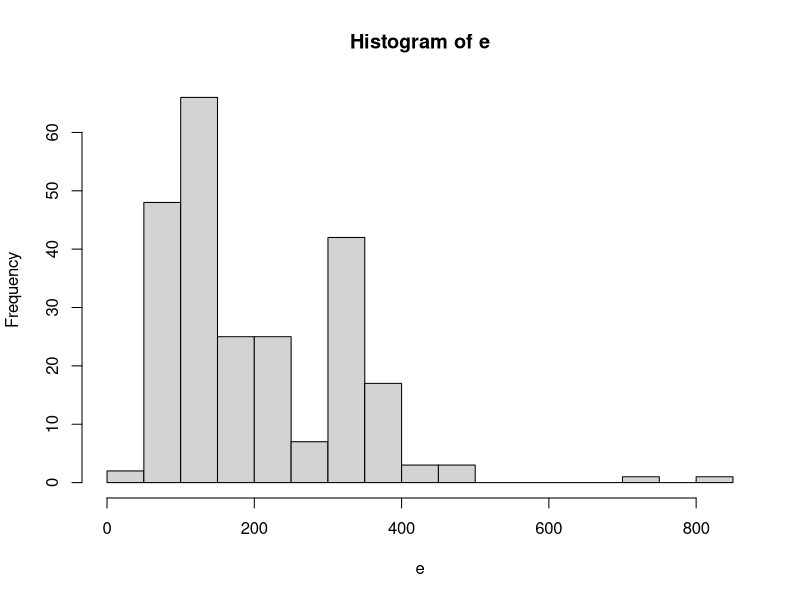
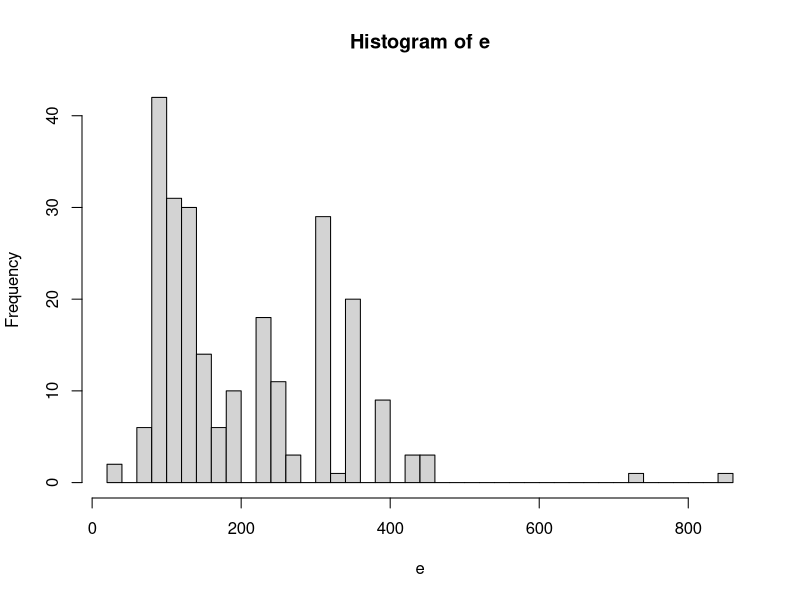
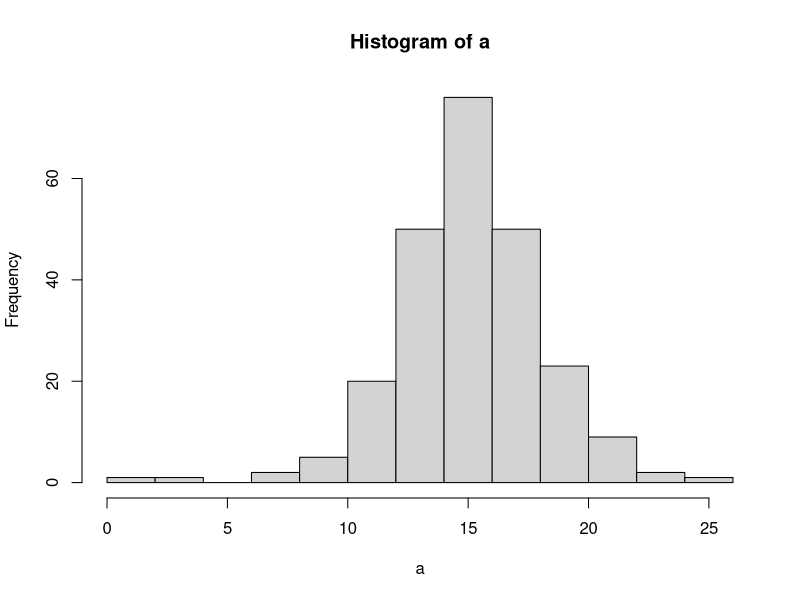
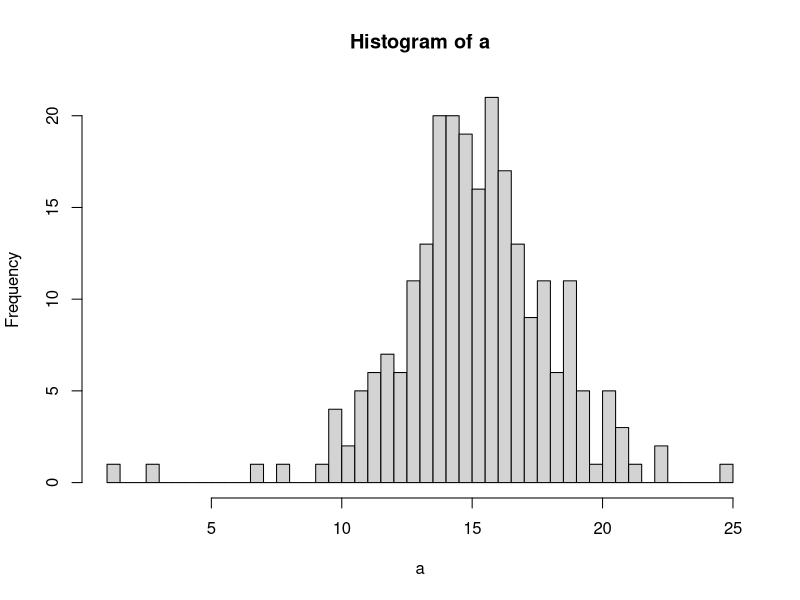
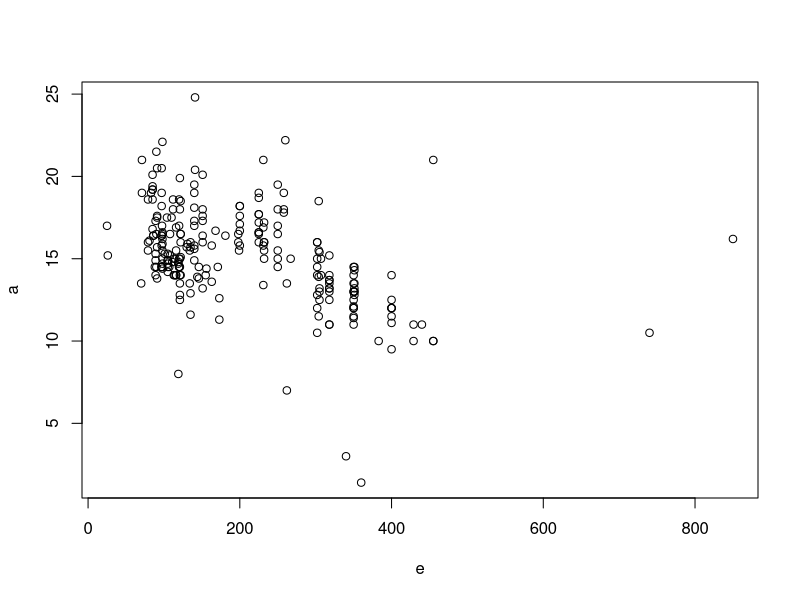
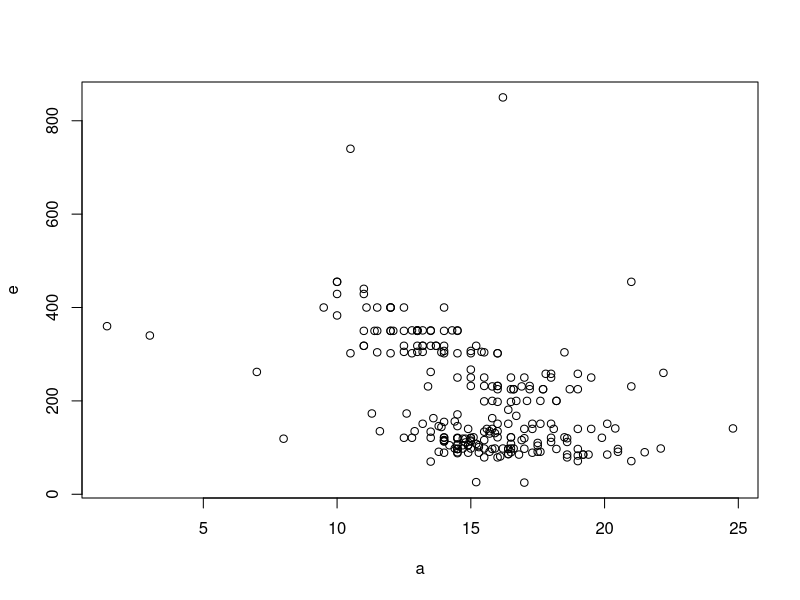
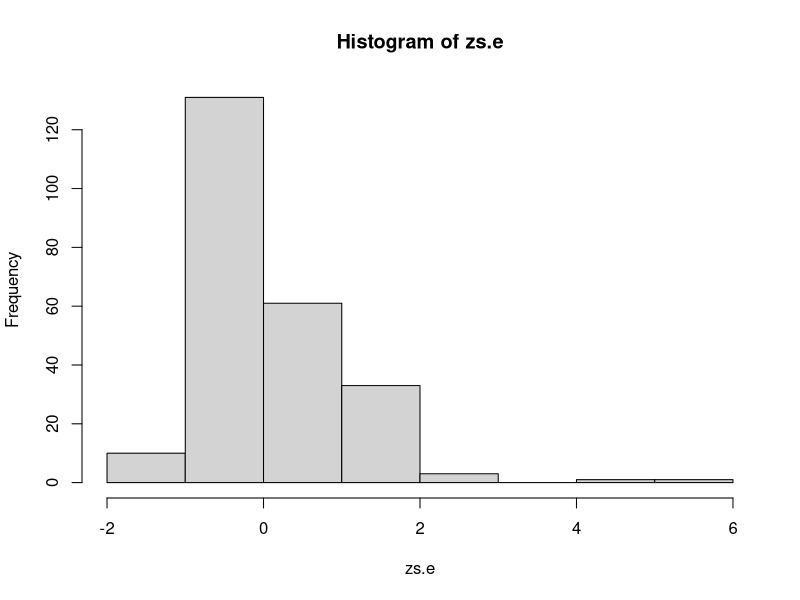
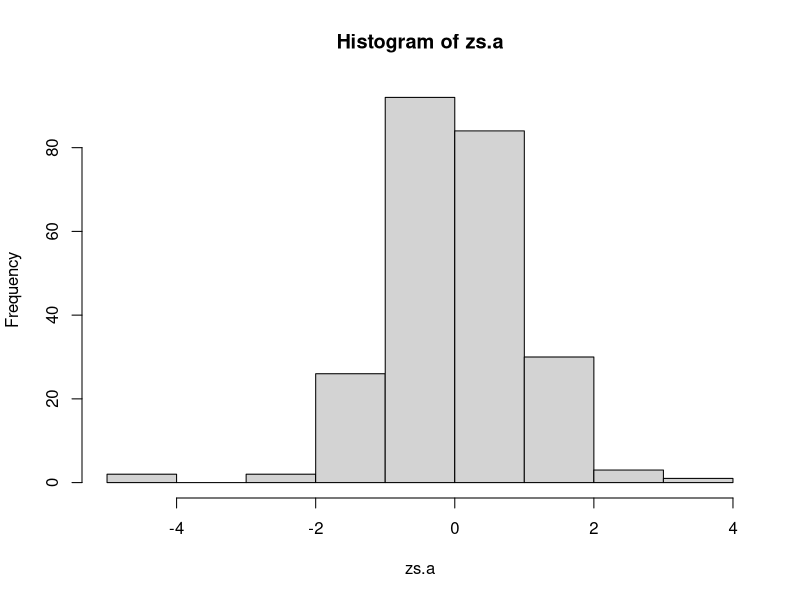

Reproduce these figures in R, in order.
d <- read.csv(file="cars 1.csv", header=TRUE, sep=",")
d

#change the names
e <- d$engine.displacement
a <- d$acceleration

#1. Identifying possible outliers

#draw histograms
hist(e, breaks=15)
hist(e, breaks=50)
hist(a, breaks=15)
hist(a, breaks=50)

#draw a scatter plots
plot(e,a)
plot(a,e)


#2. Verifying possible outliers

#Z-score standardization  
zs.e <- (e-mean(e))/sd(e)
zs.e
#histogram after standardization
hist(zs.e)
#determine points whose values after standardization are less than -3 or greater than 3
zs.e.outliers <- e[(zs.e < (-3)) | (zs.e > 3)]
zs.e.outliers

zs.a <- (a-mean(a))/sd(a)
zs.a
#histogram after standardization
hist(zs.a)
#determine points whose values after standardization are less than -3 or greater than 3
zs.a.outliers <- a[(zs.a < (-3)) | (zs.a > 3)]
zs.a.outliers


#caclulate quartiles and outliers using the IQR method
iqr.e.outliers <- e[(e < quantile(e,0.25) - 1.5*IQR(e)) | (e > quantile(e,0.75) + 1.5*IQR(e))]
iqr.e.outliers

iqr.a.outliers <- a[(a < quantile(a,0.25) - 1.5*IQR(a)) | (a > quantile(a,0.75) + 1.5*IQR(a))]
iqr.a.outliers

#4. Checking mean and sd after removing outliers

mean( e[-which(e %in% c('740','850') )] )
sd( e[-which(e %in% c('740','850') )] )
mean( a[-which(a %in% c('3','1.4','24.8','7','8') )] )
sd( a[-which(a %in% c('3','1.4','24.8','7','8') )] )

